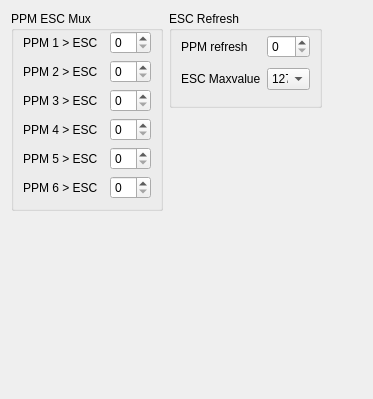
       <widget class="QWidget" name="ppmEsc">
        <attribute name="title">
         <string>PPM ESC</string>
        </attribute>
        <layout class="QGridLayout" name="gridLayout_72">
         <item row="0" column="2">
          <widget class="QGroupBox" name="groupBox_17">
           <property name="title">
            <string>ESC Refresh</string>
           </property>
           <layout class="QGridLayout" name="gridLayout_73">
            <property name="topMargin">
             <number>0</number>
            </property>
            <item row="0" column="0">
             <widget class="QLabel" name="label_81">
              <property name="text">
               <string>PPM refresh</string>
              </property>
             </widget>
            </item>
            <item row="0" column="1">
             <widget class="QSpinBox" name="spinBox_5"/>
            </item>
            <item row="1" column="0">
             <widget class="QLabel" name="label_82">
              <property name="text">
               <string>ESC Maxvalue</string>
              </property>
             </widget>
            </item>
            <item row="1" column="1">
             <widget class="QComboBox" name="ESCMaxValue">
              <property name="maximumSize">
               <size>
                <width>43</width>
                <height>16777215</height>
               </size>
              </property>
              <item>
               <property name="text">
                <string>127</string>
               </property>
              </item>
              <item>
               <property name="text">
                <string>255</string>
               </property>
              </item>
             </widget>
            </item>
           </layout>
          </widget>
         </item>
         <item row="0" column="3">
          <spacer name="horizontalSpacer_14">
           <property name="orientation">
            <enum>Qt::Horizontal</enum>
           </property>
           <property name="sizeHint" stdset="0">
            <size>
             <width>40</width>
             <height>20</height>
            </size>
           </property>
          </spacer>
         </item>
         <item row="0" column="0" rowspan="2" colspan="2">
          <widget class="QGroupBox" name="groupBox_15">
           <property name="title">
            <string>PPM ESC Mux</string>
           </property>
           <layout class="QGridLayout" name="gridLayout_54">
            <property name="topMargin">
             <number>0</number>
            </property>
            <item row="0" column="0">
             <widget class="QLabel" name="label_77">
              <property name="text">
               <string>PPM 1 &gt; ESC</string>
              </property>
             </widget>
            </item>
            <item row="0" column="2">
             <widget class="QSpinBox" name="pwmBlc1">
              <property name="maximum">
               <number>12</number>
              </property>
             </widget>
            </item>
            <item row="1" column="0">
             <widget class="QLabel" name="label_78">
              <property name="text">
               <string>PPM 2 &gt; ESC</string>
              </property>
             </widget>
            </item>
            <item row="1" column="2">
             <widget class="QSpinBox" name="pwmBlc2">
              <property name="maximum">
               <number>12</number>
              </property>
             </widget>
            </item>
            <item row="2" column="0">
             <widget class="QLabel" name="label_79">
              <property name="text">
               <string>PPM 3 &gt; ESC</string>
              </property>
             </widget>
            </item>
            <item row="2" column="2">
             <widget class="QSpinBox" name="pwmBlc3">
              <property name="maximum">
               <number>12</number>
              </property>
             </widget>
            </item>
            <item row="3" column="0" colspan="2">
             <widget class="QLabel" name="label_139">
              <property name="text">
               <string>PPM 4 &gt; ESC</string>
              </property>
             </widget>
            </item>
            <item row="3" column="2">
             <widget class="QSpinBox" name="pwmBlc4">
              <property name="maximum">
               <number>12</number>
              </property>
             </widget>
            </item>
            <item row="4" column="0">
             <widget class="QLabel" name="label_80">
              <property name="text">
               <string>PPM 5 &gt; ESC</string>
              </property>
             </widget>
            </item>
            <item row="4" column="2">
             <widget class="QSpinBox" name="pwmBlc5">
              <property name="maximum">
               <number>12</number>
              </property>
             </widget>
            </item>
            <item row="5" column="0" colspan="2">
             <widget class="QLabel" name="label_83">
              <property name="text">
               <string>PPM 6 &gt; ESC</string>
              </property>
             </widget>
            </item>
            <item row="5" column="2">
             <widget class="QSpinBox" name="pwmBlc6">
              <property name="maximum">
               <number>12</number>
              </property>
             </widget>
            </item>
           </layout>
          </widget>
         </item>
         <item row="2" column="0">
          <spacer name="verticalSpacer_7">
           <property name="orientation">
            <enum>Qt::Vertical</enum>
           </property>
           <property name="sizeHint" stdset="0">
            <size>
             <width>126</width>
             <height>177</height>
            </size>
           </property>
          </spacer>
         </item>
        </layout>
       </widget>
